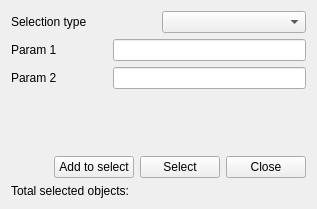
<?xml version="1.0" encoding="UTF-8"?>
<ui version="4.0">
 <class>CSelector</class>
 <widget class="QWidget" name="CSelector">
  <property name="geometry">
   <rect>
    <x>0</x>
    <y>0</y>
    <width>317</width>
    <height>209</height>
   </rect>
  </property>
  <property name="sizePolicy">
   <sizepolicy hsizetype="Expanding" vsizetype="Expanding">
    <horstretch>0</horstretch>
    <verstretch>0</verstretch>
   </sizepolicy>
  </property>
  <property name="windowTitle">
   <string>Select by...</string>
  </property>
  <layout class="QVBoxLayout" name="verticalLayout">
   <item>
    <layout class="QHBoxLayout" name="horizontalLayout">
     <item>
      <widget class="QLabel" name="label_SelType">
       <property name="text">
        <string>Selection type</string>
       </property>
      </widget>
     </item>
     <item>
      <widget class="QComboBox" name="combo_SelType"/>
     </item>
    </layout>
   </item>
   <item>
    <layout class="QHBoxLayout" name="horizontalLayout_2" stretch="1,2">
     <item>
      <widget class="QLabel" name="label_Param_1">
       <property name="text">
        <string>Param 1</string>
       </property>
      </widget>
     </item>
     <item>
      <widget class="QLineEdit" name="lineEdit_Param_1"/>
     </item>
    </layout>
   </item>
   <item>
    <layout class="QHBoxLayout" name="horizontalLayout_3" stretch="1,2">
     <item>
      <widget class="QLabel" name="label_Param_2">
       <property name="text">
        <string>Param 2</string>
       </property>
      </widget>
     </item>
     <item>
      <widget class="QLineEdit" name="lineEdit_Param_2"/>
     </item>
    </layout>
   </item>
   <item>
    <spacer name="verticalSpacer">
     <property name="orientation">
      <enum>Qt::Vertical</enum>
     </property>
     <property name="sizeHint" stdset="0">
      <size>
       <width>20</width>
       <height>40</height>
      </size>
     </property>
    </spacer>
   </item>
   <item>
    <layout class="QHBoxLayout" name="horizontalLayout_4" stretch="0,0,0,0">
     <item>
      <spacer name="horizontalSpacer">
       <property name="orientation">
        <enum>Qt::Horizontal</enum>
       </property>
       <property name="sizeHint" stdset="0">
        <size>
         <width>40</width>
         <height>20</height>
        </size>
       </property>
      </spacer>
     </item>
     <item>
      <widget class="QPushButton" name="push_Add_to_select">
       <property name="text">
        <string>Add to select</string>
       </property>
      </widget>
     </item>
     <item>
      <widget class="QPushButton" name="push_Select">
       <property name="text">
        <string>Select</string>
       </property>
      </widget>
     </item>
     <item>
      <widget class="QPushButton" name="push_Close">
       <property name="text">
        <string>Close</string>
       </property>
      </widget>
     </item>
    </layout>
   </item>
   <item>
    <widget class="QLabel" name="label_total">
     <property name="text">
      <string>Total selected objects:</string>
     </property>
    </widget>
   </item>
  </layout>
 </widget>
 <resources/>
 <connections/>
</ui>
